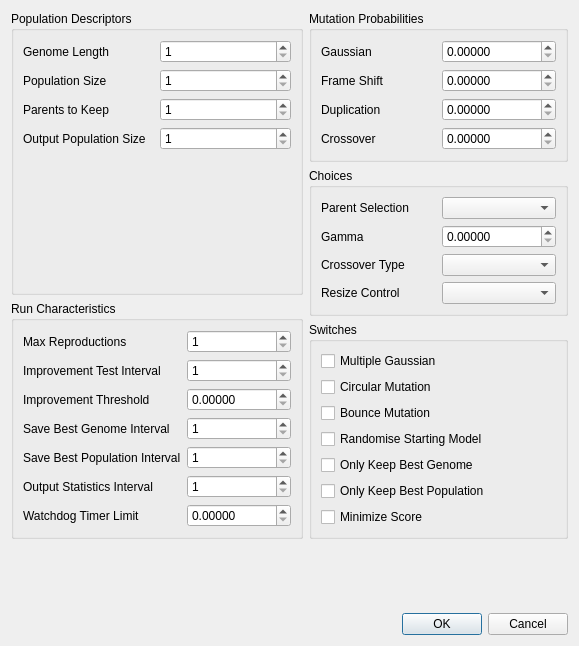
<?xml version="1.0" encoding="UTF-8"?>
<ui version="4.0">
 <class>GAParametersDialog</class>
 <widget class="QDialog" name="GAParametersDialog">
  <property name="geometry">
   <rect>
    <x>0</x>
    <y>0</y>
    <width>579</width>
    <height>646</height>
   </rect>
  </property>
  <property name="windowTitle">
   <string>Dialog</string>
  </property>
  <layout class="QVBoxLayout" name="verticalLayout_3">
   <item>
    <widget class="QWidget" name="widget_4" native="true">
     <layout class="QHBoxLayout" name="horizontalLayout">
      <property name="leftMargin">
       <number>0</number>
      </property>
      <property name="topMargin">
       <number>0</number>
      </property>
      <property name="rightMargin">
       <number>0</number>
      </property>
      <property name="bottomMargin">
       <number>0</number>
      </property>
      <item>
       <widget class="QWidget" name="widget_2" native="true">
        <layout class="QVBoxLayout" name="verticalLayout">
         <property name="leftMargin">
          <number>0</number>
         </property>
         <property name="topMargin">
          <number>0</number>
         </property>
         <property name="rightMargin">
          <number>0</number>
         </property>
         <property name="bottomMargin">
          <number>0</number>
         </property>
         <item>
          <widget class="QGroupBox" name="groupBox_2">
           <property name="title">
            <string>Population Descriptors</string>
           </property>
           <layout class="QGridLayout" name="gridLayout_3">
            <item row="0" column="0">
             <widget class="QLabel" name="label">
              <property name="text">
               <string>Genome Length</string>
              </property>
             </widget>
            </item>
            <item row="2" column="0">
             <widget class="QLabel" name="label_4">
              <property name="text">
               <string>Parents to Keep</string>
              </property>
             </widget>
            </item>
            <item row="2" column="1">
             <widget class="QSpinBox" name="spinBoxParentsToKeep">
              <property name="minimum">
               <number>1</number>
              </property>
              <property name="maximum">
               <number>999999999</number>
              </property>
             </widget>
            </item>
            <item row="1" column="0">
             <widget class="QLabel" name="label_2">
              <property name="text">
               <string>Population Size</string>
              </property>
             </widget>
            </item>
            <item row="1" column="1">
             <widget class="QSpinBox" name="spinBoxPopulationSize">
              <property name="minimum">
               <number>1</number>
              </property>
              <property name="maximum">
               <number>999999999</number>
              </property>
             </widget>
            </item>
            <item row="0" column="1">
             <widget class="QSpinBox" name="spinBoxGenomeLength">
              <property name="minimum">
               <number>1</number>
              </property>
              <property name="maximum">
               <number>999999999</number>
              </property>
             </widget>
            </item>
            <item row="4" column="0">
             <spacer name="verticalSpacer_2">
              <property name="orientation">
               <enum>Qt::Vertical</enum>
              </property>
              <property name="sizeHint" stdset="0">
               <size>
                <width>20</width>
                <height>40</height>
               </size>
              </property>
             </spacer>
            </item>
            <item row="3" column="0">
             <widget class="QLabel" name="label_8">
              <property name="text">
               <string>Output Population Size</string>
              </property>
             </widget>
            </item>
            <item row="3" column="1">
             <widget class="QSpinBox" name="spinBoxOutputPopulationSize">
              <property name="minimum">
               <number>1</number>
              </property>
              <property name="maximum">
               <number>999999999</number>
              </property>
             </widget>
            </item>
           </layout>
          </widget>
         </item>
         <item>
          <widget class="QGroupBox" name="groupBox_3">
           <property name="title">
            <string>Run Characteristics</string>
           </property>
           <layout class="QGridLayout" name="gridLayout_6">
            <item row="0" column="0">
             <widget class="QLabel" name="label_9">
              <property name="text">
               <string>Max Reproductions</string>
              </property>
             </widget>
            </item>
            <item row="0" column="1">
             <widget class="QSpinBox" name="spinBoxMaxReproductions">
              <property name="minimum">
               <number>1</number>
              </property>
              <property name="maximum">
               <number>999999999</number>
              </property>
             </widget>
            </item>
            <item row="1" column="0">
             <widget class="QLabel" name="label_10">
              <property name="text">
               <string>Improvement Test Interval</string>
              </property>
             </widget>
            </item>
            <item row="1" column="1">
             <widget class="QSpinBox" name="spinBoxImprovementReproductions">
              <property name="minimum">
               <number>1</number>
              </property>
              <property name="maximum">
               <number>999999999</number>
              </property>
             </widget>
            </item>
            <item row="2" column="0">
             <widget class="QLabel" name="label_14">
              <property name="text">
               <string>Improvement Threshold</string>
              </property>
             </widget>
            </item>
            <item row="2" column="1">
             <widget class="QDoubleSpinBox" name="doubleSpinBoxImprovementThreshold">
              <property name="decimals">
               <number>5</number>
              </property>
              <property name="maximum">
               <double>9999999.000000000000000</double>
              </property>
              <property name="singleStep">
               <double>0.010000000000000</double>
              </property>
             </widget>
            </item>
            <item row="3" column="0">
             <widget class="QLabel" name="label_5">
              <property name="text">
               <string>Save Best Genome Interval</string>
              </property>
             </widget>
            </item>
            <item row="3" column="1">
             <widget class="QSpinBox" name="spinBoxSaveBestEvery">
              <property name="minimum">
               <number>1</number>
              </property>
              <property name="maximum">
               <number>999999999</number>
              </property>
             </widget>
            </item>
            <item row="4" column="0">
             <widget class="QLabel" name="label_6">
              <property name="text">
               <string>Save Best Population Interval</string>
              </property>
             </widget>
            </item>
            <item row="4" column="1">
             <widget class="QSpinBox" name="spinBoxSavePopEvery">
              <property name="minimum">
               <number>1</number>
              </property>
              <property name="maximum">
               <number>999999999</number>
              </property>
             </widget>
            </item>
            <item row="5" column="0">
             <widget class="QLabel" name="label_7">
              <property name="text">
               <string>Output Statistics Interval</string>
              </property>
             </widget>
            </item>
            <item row="5" column="1">
             <widget class="QSpinBox" name="spinBoxOutputStatsEvery">
              <property name="minimum">
               <number>1</number>
              </property>
              <property name="maximum">
               <number>999999999</number>
              </property>
             </widget>
            </item>
            <item row="7" column="0">
             <widget class="QLabel" name="label_15">
              <property name="text">
               <string>Watchdog Timer Limit</string>
              </property>
             </widget>
            </item>
            <item row="7" column="1">
             <widget class="QDoubleSpinBox" name="doubleSpinBoxWatchDogTimerLimit">
              <property name="decimals">
               <number>5</number>
              </property>
              <property name="maximum">
               <double>9999999.000000000000000</double>
              </property>
              <property name="singleStep">
               <double>100.000000000000000</double>
              </property>
             </widget>
            </item>
           </layout>
          </widget>
         </item>
        </layout>
       </widget>
      </item>
      <item>
       <widget class="QWidget" name="widget_3" native="true">
        <layout class="QVBoxLayout" name="verticalLayout_2">
         <property name="leftMargin">
          <number>0</number>
         </property>
         <property name="topMargin">
          <number>0</number>
         </property>
         <property name="rightMargin">
          <number>0</number>
         </property>
         <property name="bottomMargin">
          <number>0</number>
         </property>
         <item>
          <widget class="QGroupBox" name="groupBox">
           <property name="title">
            <string>Mutation Probabilities</string>
           </property>
           <layout class="QGridLayout" name="gridLayout_4">
            <item row="0" column="0">
             <widget class="QLabel" name="label_3">
              <property name="text">
               <string>Gaussian</string>
              </property>
             </widget>
            </item>
            <item row="0" column="1">
             <widget class="QDoubleSpinBox" name="doubleSpinBoxGaussianMutationChance">
              <property name="decimals">
               <number>5</number>
              </property>
              <property name="maximum">
               <double>1.000000000000000</double>
              </property>
              <property name="singleStep">
               <double>0.010000000000000</double>
              </property>
             </widget>
            </item>
            <item row="1" column="0">
             <widget class="QLabel" name="label_11">
              <property name="text">
               <string>Frame Shift</string>
              </property>
             </widget>
            </item>
            <item row="1" column="1">
             <widget class="QDoubleSpinBox" name="doubleSpinBoxFrameShiftMutationChance">
              <property name="decimals">
               <number>5</number>
              </property>
              <property name="maximum">
               <double>1.000000000000000</double>
              </property>
              <property name="singleStep">
               <double>0.010000000000000</double>
              </property>
             </widget>
            </item>
            <item row="2" column="0">
             <widget class="QLabel" name="label_12">
              <property name="text">
               <string>Duplication</string>
              </property>
             </widget>
            </item>
            <item row="2" column="1">
             <widget class="QDoubleSpinBox" name="doubleSpinBoxDuplicationMutationChance">
              <property name="decimals">
               <number>5</number>
              </property>
              <property name="maximum">
               <double>1.000000000000000</double>
              </property>
              <property name="singleStep">
               <double>0.010000000000000</double>
              </property>
             </widget>
            </item>
            <item row="3" column="0">
             <widget class="QLabel" name="label_13">
              <property name="text">
               <string>Crossover</string>
              </property>
             </widget>
            </item>
            <item row="3" column="1">
             <widget class="QDoubleSpinBox" name="doubleSpinBoxCrossoverChance">
              <property name="decimals">
               <number>5</number>
              </property>
              <property name="maximum">
               <double>1.000000000000000</double>
              </property>
              <property name="singleStep">
               <double>0.010000000000000</double>
              </property>
             </widget>
            </item>
           </layout>
          </widget>
         </item>
         <item>
          <widget class="QGroupBox" name="groupBox_5">
           <property name="title">
            <string>Choices</string>
           </property>
           <layout class="QGridLayout" name="gridLayout_5">
            <item row="0" column="0">
             <widget class="QLabel" name="label_16">
              <property name="text">
               <string>Parent Selection</string>
              </property>
             </widget>
            </item>
            <item row="0" column="1">
             <widget class="QComboBox" name="comboBoxParentSelection"/>
            </item>
            <item row="1" column="0">
             <widget class="QLabel" name="label_17">
              <property name="text">
               <string>Gamma</string>
              </property>
             </widget>
            </item>
            <item row="1" column="1">
             <widget class="QDoubleSpinBox" name="doubleSpinBoxGamma">
              <property name="decimals">
               <number>5</number>
              </property>
              <property name="maximum">
               <double>999.000000000000000</double>
              </property>
              <property name="singleStep">
               <double>0.010000000000000</double>
              </property>
             </widget>
            </item>
            <item row="2" column="0">
             <widget class="QLabel" name="label_18">
              <property name="text">
               <string>Crossover Type</string>
              </property>
             </widget>
            </item>
            <item row="2" column="1">
             <widget class="QComboBox" name="comboBoxCrossoverType"/>
            </item>
            <item row="3" column="0">
             <widget class="QLabel" name="label_19">
              <property name="text">
               <string>Resize Control</string>
              </property>
             </widget>
            </item>
            <item row="3" column="1">
             <widget class="QComboBox" name="comboBoxResizeControl"/>
            </item>
           </layout>
          </widget>
         </item>
         <item>
          <widget class="QGroupBox" name="groupBox_4">
           <property name="title">
            <string>Switches</string>
           </property>
           <layout class="QGridLayout" name="gridLayout">
            <item row="4" column="0">
             <widget class="QCheckBox" name="checkBoxOnlyKeepBestGenome">
              <property name="text">
               <string>Only Keep Best Genome</string>
              </property>
             </widget>
            </item>
            <item row="6" column="0">
             <widget class="QCheckBox" name="checkBoxMinimizeScore">
              <property name="text">
               <string>Minimize Score</string>
              </property>
             </widget>
            </item>
            <item row="5" column="0">
             <widget class="QCheckBox" name="checkBoxOnlyKeepBestPopulation">
              <property name="text">
               <string>Only Keep Best Population</string>
              </property>
             </widget>
            </item>
            <item row="1" column="0">
             <widget class="QCheckBox" name="checkBoxCircularMutation">
              <property name="text">
               <string>Circular Mutation</string>
              </property>
             </widget>
            </item>
            <item row="2" column="0">
             <widget class="QCheckBox" name="checkBoxBounceMutation">
              <property name="text">
               <string>Bounce Mutation</string>
              </property>
             </widget>
            </item>
            <item row="3" column="0">
             <widget class="QCheckBox" name="checkBoxRandomiseModel">
              <property name="text">
               <string>Randomise Starting Model</string>
              </property>
             </widget>
            </item>
            <item row="0" column="0">
             <widget class="QCheckBox" name="checkBoxMultipleGaussian">
              <property name="text">
               <string>Multiple Gaussian</string>
              </property>
             </widget>
            </item>
           </layout>
          </widget>
         </item>
        </layout>
       </widget>
      </item>
     </layout>
    </widget>
   </item>
   <item>
    <spacer name="verticalSpacer">
     <property name="orientation">
      <enum>Qt::Vertical</enum>
     </property>
     <property name="sizeHint" stdset="0">
      <size>
       <width>20</width>
       <height>54</height>
      </size>
     </property>
    </spacer>
   </item>
   <item>
    <widget class="QWidget" name="widget" native="true">
     <layout class="QGridLayout" name="gridLayout_2">
      <property name="leftMargin">
       <number>0</number>
      </property>
      <property name="topMargin">
       <number>0</number>
      </property>
      <property name="rightMargin">
       <number>0</number>
      </property>
      <property name="bottomMargin">
       <number>0</number>
      </property>
      <item row="0" column="0">
       <spacer name="horizontalSpacer">
        <property name="orientation">
         <enum>Qt::Horizontal</enum>
        </property>
        <property name="sizeHint" stdset="0">
         <size>
          <width>157</width>
          <height>20</height>
         </size>
        </property>
       </spacer>
      </item>
      <item row="0" column="1">
       <widget class="QPushButton" name="pushButtonOK">
        <property name="text">
         <string>OK</string>
        </property>
       </widget>
      </item>
      <item row="0" column="2">
       <widget class="QPushButton" name="pushButtonCancel">
        <property name="text">
         <string>Cancel</string>
        </property>
       </widget>
      </item>
     </layout>
    </widget>
   </item>
  </layout>
 </widget>
 <tabstops>
  <tabstop>spinBoxGenomeLength</tabstop>
  <tabstop>spinBoxPopulationSize</tabstop>
  <tabstop>spinBoxParentsToKeep</tabstop>
  <tabstop>spinBoxOutputPopulationSize</tabstop>
  <tabstop>spinBoxMaxReproductions</tabstop>
  <tabstop>spinBoxImprovementReproductions</tabstop>
  <tabstop>doubleSpinBoxImprovementThreshold</tabstop>
  <tabstop>spinBoxSaveBestEvery</tabstop>
  <tabstop>spinBoxSavePopEvery</tabstop>
  <tabstop>spinBoxOutputStatsEvery</tabstop>
  <tabstop>doubleSpinBoxWatchDogTimerLimit</tabstop>
  <tabstop>doubleSpinBoxGaussianMutationChance</tabstop>
  <tabstop>doubleSpinBoxFrameShiftMutationChance</tabstop>
  <tabstop>doubleSpinBoxDuplicationMutationChance</tabstop>
  <tabstop>doubleSpinBoxCrossoverChance</tabstop>
  <tabstop>comboBoxParentSelection</tabstop>
  <tabstop>doubleSpinBoxGamma</tabstop>
  <tabstop>comboBoxCrossoverType</tabstop>
  <tabstop>comboBoxResizeControl</tabstop>
  <tabstop>checkBoxMultipleGaussian</tabstop>
  <tabstop>checkBoxCircularMutation</tabstop>
  <tabstop>checkBoxBounceMutation</tabstop>
  <tabstop>checkBoxRandomiseModel</tabstop>
  <tabstop>checkBoxOnlyKeepBestGenome</tabstop>
  <tabstop>checkBoxOnlyKeepBestPopulation</tabstop>
  <tabstop>checkBoxMinimizeScore</tabstop>
  <tabstop>pushButtonOK</tabstop>
  <tabstop>pushButtonCancel</tabstop>
 </tabstops>
 <resources/>
 <connections/>
</ui>
